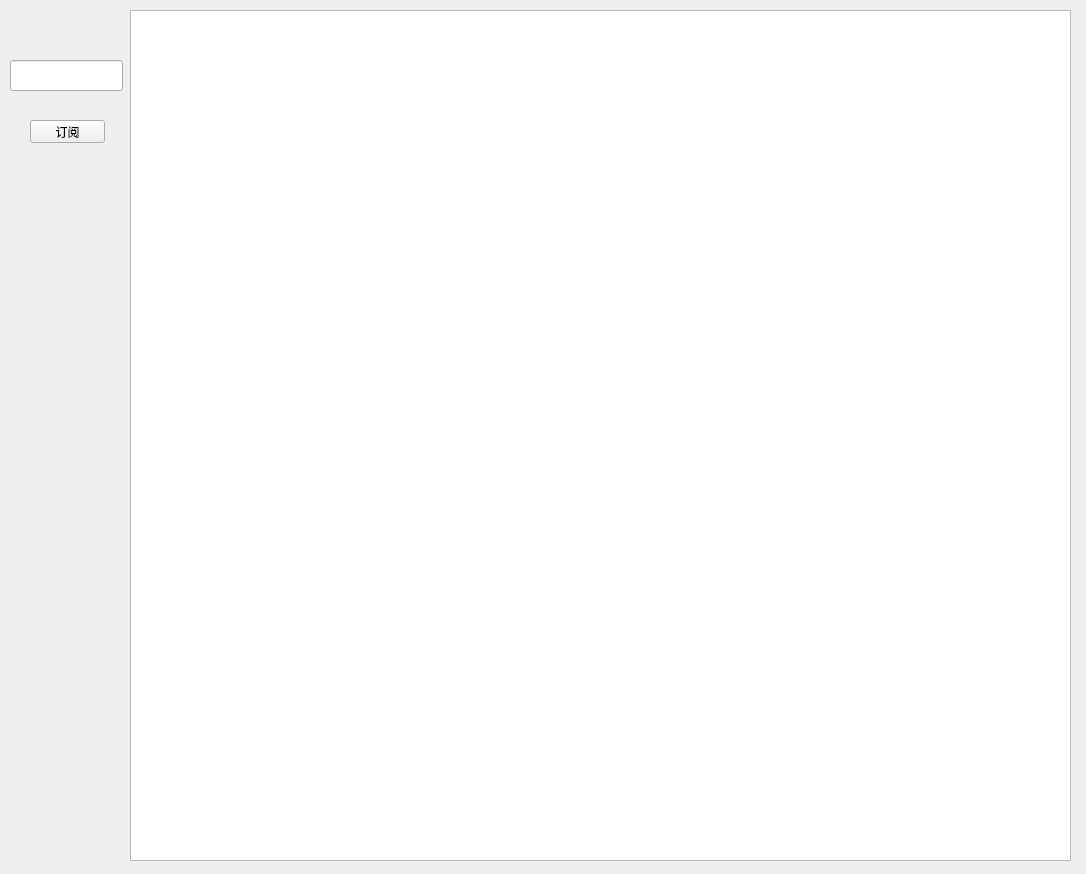
<?xml version="1.0" encoding="UTF-8"?>
<ui version="4.0">
 <class>Form</class>
 <widget class="QWidget" name="Form">
  <property name="geometry">
   <rect>
    <x>0</x>
    <y>0</y>
    <width>1086</width>
    <height>874</height>
   </rect>
  </property>
  <property name="windowTitle">
   <string>Form</string>
  </property>
  <widget class="QPushButton" name="btn_subscribe">
   <property name="geometry">
    <rect>
     <x>30</x>
     <y>120</y>
     <width>75</width>
     <height>23</height>
    </rect>
   </property>
   <property name="text">
    <string>订阅</string>
   </property>
  </widget>
  <widget class="QTextBrowser" name="txt_browser">
   <property name="geometry">
    <rect>
     <x>130</x>
     <y>10</y>
     <width>941</width>
     <height>851</height>
    </rect>
   </property>
  </widget>
  <widget class="QLineEdit" name="txt_symbol">
   <property name="geometry">
    <rect>
     <x>10</x>
     <y>60</y>
     <width>113</width>
     <height>31</height>
    </rect>
   </property>
  </widget>
 </widget>
 <resources/>
 <connections/>
</ui>
